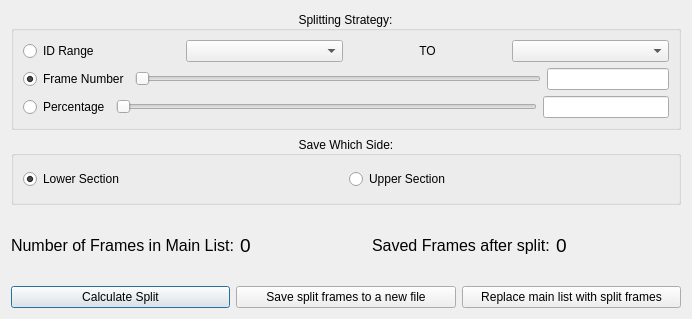
<?xml version="1.0" encoding="UTF-8"?>
<ui version="4.0">
 <class>BisectWindow</class>
 <widget class="QDialog" name="BisectWindow">
  <property name="geometry">
   <rect>
    <x>0</x>
    <y>0</y>
    <width>692</width>
    <height>319</height>
   </rect>
  </property>
  <property name="windowTitle">
   <string>Bisector Window</string>
  </property>
  <layout class="QVBoxLayout" name="verticalLayout">
   <item>
    <widget class="QGroupBox" name="groupBox">
     <property name="title">
      <string>Splitting Strategy:</string>
     </property>
     <property name="alignment">
      <set>Qt::AlignCenter</set>
     </property>
     <layout class="QVBoxLayout" name="verticalLayout_2">
      <item>
       <layout class="QHBoxLayout" name="horizontalLayout_4">
        <item>
         <widget class="QRadioButton" name="rbIDRange">
          <property name="text">
           <string>ID Range</string>
          </property>
         </widget>
        </item>
        <item>
         <widget class="QComboBox" name="cbIDLower"/>
        </item>
        <item>
         <widget class="QLabel" name="label">
          <property name="text">
           <string>TO</string>
          </property>
          <property name="alignment">
           <set>Qt::AlignCenter</set>
          </property>
         </widget>
        </item>
        <item>
         <widget class="QComboBox" name="cbIDUpper"/>
        </item>
       </layout>
      </item>
      <item>
       <layout class="QHBoxLayout" name="horizontalLayout_3" stretch="1,10,3">
        <item>
         <widget class="QRadioButton" name="rbFrameNumber">
          <property name="text">
           <string>Frame Number</string>
          </property>
          <property name="checked">
           <bool>true</bool>
          </property>
         </widget>
        </item>
        <item>
         <widget class="QSlider" name="slideFrameNumber">
          <property name="orientation">
           <enum>Qt::Horizontal</enum>
          </property>
         </widget>
        </item>
        <item>
         <widget class="QLineEdit" name="editFrameNumber"/>
        </item>
       </layout>
      </item>
      <item>
       <layout class="QHBoxLayout" name="horizontalLayout" stretch="1,10,3">
        <item>
         <widget class="QRadioButton" name="rbPercentage">
          <property name="text">
           <string>Percentage</string>
          </property>
         </widget>
        </item>
        <item>
         <widget class="QSlider" name="slidePercentage">
          <property name="minimum">
           <number>1</number>
          </property>
          <property name="maximum">
           <number>10000</number>
          </property>
          <property name="singleStep">
           <number>10</number>
          </property>
          <property name="pageStep">
           <number>100</number>
          </property>
          <property name="orientation">
           <enum>Qt::Horizontal</enum>
          </property>
         </widget>
        </item>
        <item>
         <widget class="QLineEdit" name="editPercentage"/>
        </item>
       </layout>
      </item>
     </layout>
    </widget>
   </item>
   <item>
    <widget class="QGroupBox" name="groupBox_2">
     <property name="title">
      <string>Save Which Side:</string>
     </property>
     <property name="alignment">
      <set>Qt::AlignCenter</set>
     </property>
     <layout class="QHBoxLayout" name="horizontalLayout_5">
      <item>
       <widget class="QRadioButton" name="rbLowerSection">
        <property name="text">
         <string>Lower Section</string>
        </property>
        <property name="checked">
         <bool>true</bool>
        </property>
       </widget>
      </item>
      <item>
       <widget class="QRadioButton" name="rbUpperSection">
        <property name="text">
         <string>Upper Section</string>
        </property>
       </widget>
      </item>
     </layout>
    </widget>
   </item>
   <item>
    <layout class="QHBoxLayout" name="horizontalLayout_6">
     <item>
      <widget class="QLabel" name="label_4">
       <property name="font">
        <font>
         <pointsize>12</pointsize>
        </font>
       </property>
       <property name="text">
        <string>Number of Frames in Main List:</string>
       </property>
      </widget>
     </item>
     <item>
      <widget class="QLabel" name="labelMainListNum">
       <property name="font">
        <font>
         <pointsize>14</pointsize>
        </font>
       </property>
       <property name="text">
        <string>0</string>
       </property>
      </widget>
     </item>
     <item>
      <widget class="QLabel" name="label_5">
       <property name="font">
        <font>
         <pointsize>12</pointsize>
        </font>
       </property>
       <property name="text">
        <string>Saved Frames after split:</string>
       </property>
      </widget>
     </item>
     <item>
      <widget class="QLabel" name="labelSplitNum">
       <property name="font">
        <font>
         <pointsize>14</pointsize>
        </font>
       </property>
       <property name="text">
        <string>0</string>
       </property>
      </widget>
     </item>
    </layout>
   </item>
   <item>
    <layout class="QHBoxLayout" name="horizontalLayout_7">
     <item>
      <widget class="QPushButton" name="btnCalculate">
       <property name="text">
        <string>Calculate Split</string>
       </property>
      </widget>
     </item>
     <item>
      <widget class="QPushButton" name="btnSaveFrames">
       <property name="text">
        <string>Save split frames to a new file</string>
       </property>
      </widget>
     </item>
     <item>
      <widget class="QPushButton" name="btnReplaceFrames">
       <property name="text">
        <string>Replace main list with split frames</string>
       </property>
      </widget>
     </item>
    </layout>
   </item>
  </layout>
 </widget>
 <tabstops>
  <tabstop>rbIDRange</tabstop>
  <tabstop>cbIDLower</tabstop>
  <tabstop>cbIDUpper</tabstop>
  <tabstop>rbFrameNumber</tabstop>
  <tabstop>slideFrameNumber</tabstop>
  <tabstop>editFrameNumber</tabstop>
  <tabstop>rbPercentage</tabstop>
  <tabstop>slidePercentage</tabstop>
  <tabstop>editPercentage</tabstop>
  <tabstop>rbLowerSection</tabstop>
  <tabstop>rbUpperSection</tabstop>
  <tabstop>btnCalculate</tabstop>
  <tabstop>btnSaveFrames</tabstop>
  <tabstop>btnReplaceFrames</tabstop>
 </tabstops>
 <resources/>
 <connections/>
</ui>
